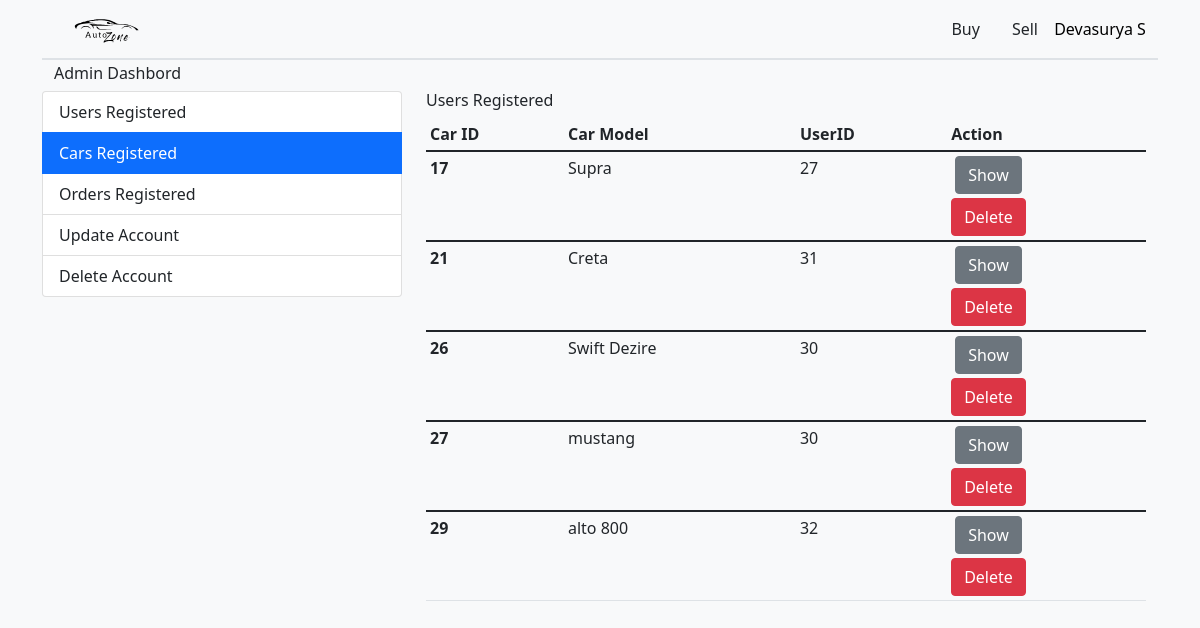
The app's page /carsRegister.php (signed in) with its own data.
### tables this page shows
CREATE TABLE `cars` (
  `carID` int(4) NOT NULL,
  `company` varchar(10) NOT NULL,
  `carType` varchar(10) NOT NULL,
  `carModel` varchar(30) NOT NULL,
  `year` int(4) NOT NULL,
  `fuel` varchar(10) NOT NULL,
  `gear` varchar(10) NOT NULL,
  `km` varchar(10) NOT NULL,
  `price` varchar(10) NOT NULL,
  `location` varchar(30) NOT NULL,
  `ownership` varchar(15) NOT NULL,
  `description` varchar(100) NOT NULL,
  `imageLocation` varchar(100) NOT NULL,
  `userID` int(4) NOT NULL
);

### carsRegister.php (the view, shortened to what this page needs)
<?php
if (isset($_SESSION['id']) && isset($_SESSION['email'])) {
    include_once 'dbConnect.php';
    $getsql = "SELECT * FROM cars;";
    $result = mysqli_query($conn,$getsql);
    $resultCheck = mysqli_num_rows($result);
?>
<!DOCTYPE html>
<html>
    <head>
        <link href="style.css" rel="stylesheet">
        <link href="https://cdn.jsdelivr.net/npm/bootstrap@5.1.3/dist/css/bootstrap.min.css" rel="stylesheet">
    </head>
    <body class="bg-light">
        <div class="container">
            <nav class="navbar sticky-top navbar-light bg-light border-bottom border-2">
                <div class="container-fluid">
                     <a class="navbar-brand" href="product.php">
                        <img src="icons\logo (3).svg" alt="" width="110rem" height="30rem">
                    </a>
                    <ul class="nav justify-content-end">
                        <li class="nav-item">
                            <a class="nav-link link-dark active" href="product.php">Buy</a>
                        </li>
                        <li class="nav-item">
                            <a class="nav-link link-dark " href="sell.php">Sell</a>
                        </li>
                        <li class="nav-item my-auto">
                                <form id="user" name="menuForm" method="POST" class="" action="productMenu.php">
                                    <select onChange="user.submit()" name="userSel" id="usersel" class="userButton bg-light">
                                        ><option hidden value="user"><?php echo $_SESSION['name']; ?></option>
                                    </select>
                                </form>
                        </li>
                      </ul>
                </div>
            </nav>
            <section class="container mt-1">
                <div class="row">
                <h6>Admin Dashbord</h6>
                    <div class="col-sm-4 list-group">
                        <a href="adminDashbord.php" class="list-group-item list-group-item-action">Users Registered</a>
                        <a href="carsRegister.php" class="list-group-item list-group-item-action active">Cars Registered</a>
                        <a href="orderRegister.php" class="list-group-item list-group-item-action">Orders Registered</a>
                        <a href="adminUpdate.php" class="list-group-item list-group-item-action">Update Account</a>
                        <a href="adminDeleteDashbord.php" class="list-group-item list-group-item-action">Delete Account</a>
                    </div>
                    <div class="col-sm-8 feedMargin mx-auto">
                        <h6>Users Registered</h6>
                        <div class="table-responsive ">
                        <table class="table table-sm">
                            <thead>
                                <tr>
                                <th scope="col">Car ID</th>
                                <th scope="col">Car Model</th>
                                <th scope="col">UserID</th>
                                <th scope="col">Action</th>
                                </tr>
                            </thead>
                        <?php
                            if($resultCheck > 0) {
                            while($row = mysqli_fetch_assoc($result)) {
                            ?>
                                        <tbody>
                                            <tr>
                                            <th scope="row"><?php echo $row['carID'];?></th>
                                            <td><?php echo $row['carModel'];?></td>
                                            <td><?php echo $row['userID'];?></td>
                                            <td>
                                                <form method="POST" id="showMore" action="adminCarShow.php">
                                                    <button onclick="showMore.submit()" class="btn btn-secondary mx-1">Show</button>
                                                </form>
                                                <form class="mt-1" id="deleter" method="POST" action="carDelete.php">
                                                    <button onclick=" deleter.submit() " class="btn btn-danger ">Delete</button>
                                                </form>
                                            </td>
                                            </tr>
                                        </tbody>
                            <?php
                                }
                            }
                            ?>
                        </table>
                        </div>
                </div>
            </section>
    </body>
</html>
<?php
}else{
header("Location: loginForm.php");
exit();
}
?>

### style.css (style rules this page uses)
* { margin: 0; padding: 0; }
.feedMargin { margin-bottom: 1rem; }
.userButton { border: none; outline: none; -webkit-appearance: none; text-align: center; }

### records on screen
cars: carID "17", carModel "Supra", userID "27"
cars: carID "21", carModel "Creta", userID "31"
cars: carID "26", carModel "Swift Dezire", userID "30"
cars: carID "27", carModel "mustang", userID "30"
cars: carID "29", carModel "alto 800", userID "32"

### other values on screen
form field userSel "Devasurya S"
